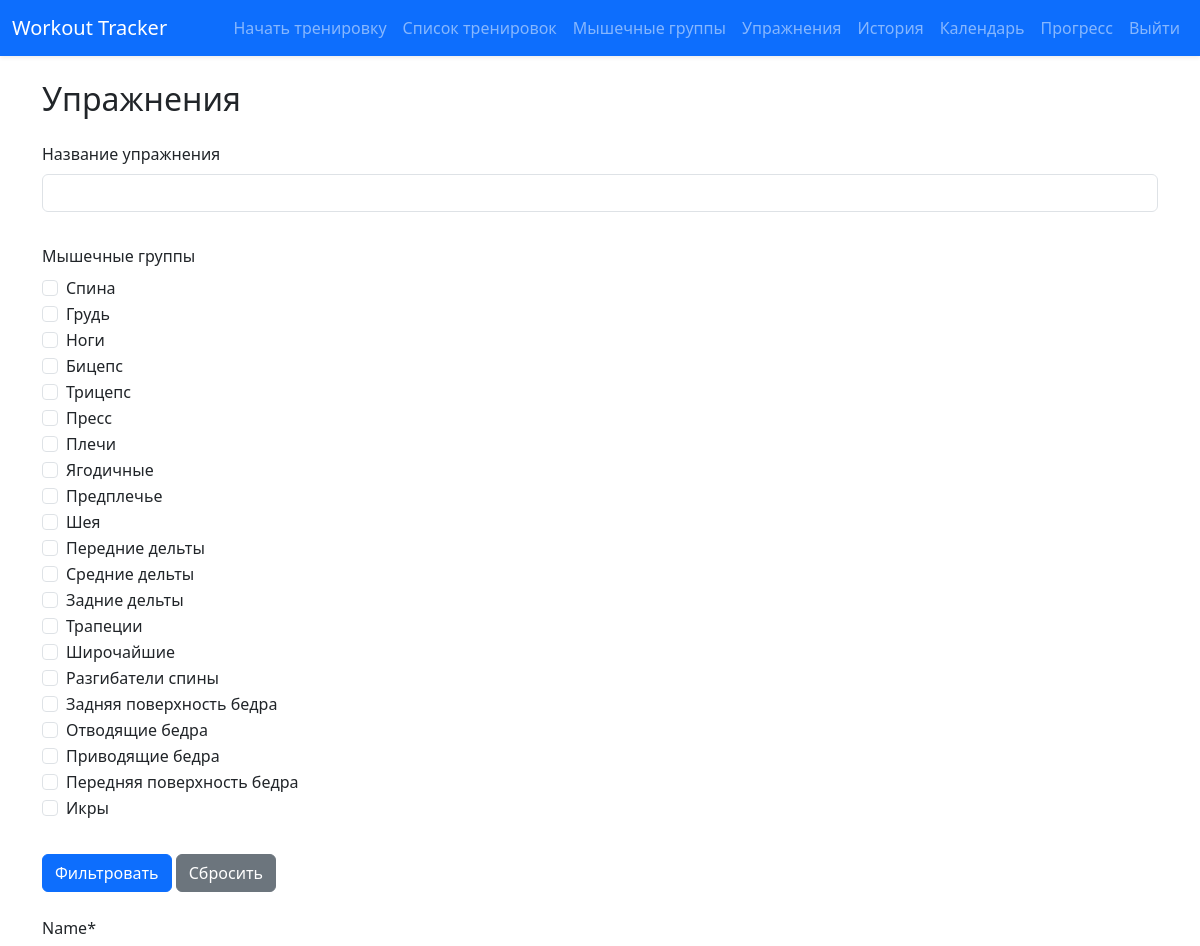
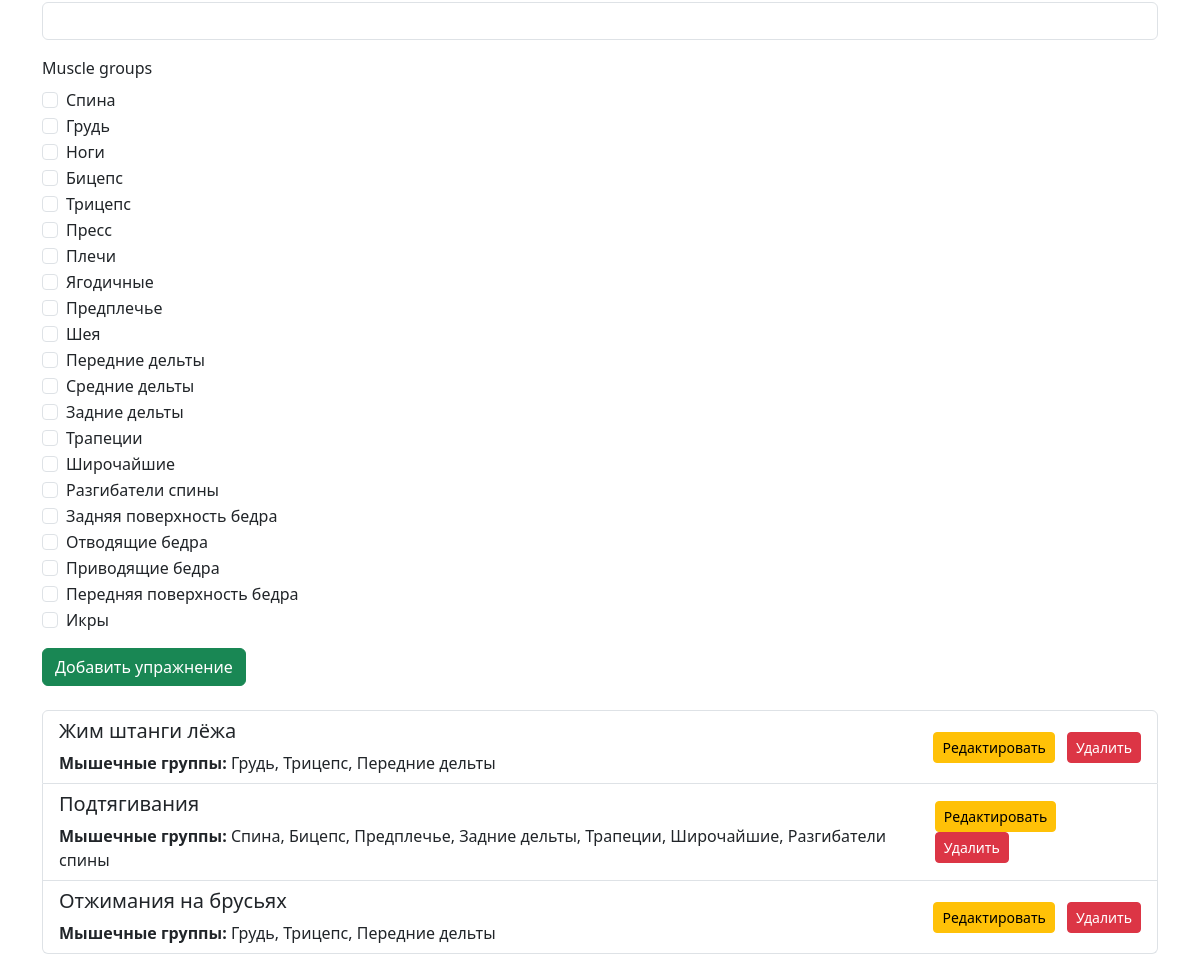
Page /exercises/ (signed in) on the committed database (2 pictures, top to bottom).
### tracker/models.py (models this page shows, shortened)
class MuscleGroup(models.Model):
    user = models.ForeignKey(User, on_delete=models.CASCADE)
    name = models.CharField(max_length=100)
    def __str__(self):
        return self.name

class Exercise(models.Model):
    user = models.ForeignKey(User, on_delete=models.CASCADE)
    name = models.CharField(max_length=100)
    muscle_groups = models.ManyToManyField(MuscleGroup)

### tracker/views.py (the view)
# urls.py: path('exercises/', views.exercises, name='exercises'),
@login_required
def exercises(request):
    exercise_filter = ExerciseFilter(request.GET, queryset=Exercise.objects.filter(user=request.user),
                                     user=request.user)
    if request.method == 'POST':
        form = ExerciseForm(request.POST, user=request.user)
        if form.is_valid():
            exercise = form.save(commit=False)
            exercise.user = request.user
            exercise.save()
            form.save_m2m()
            return redirect('exercises')
    else:
        form = ExerciseForm(user=request.user)
    return render(request, 'tracker/exercises.html', {'filter': exercise_filter, 'form': form})

### tracker/forms.py
class ExerciseForm(forms.ModelForm):
    muscle_groups = forms.ModelMultipleChoiceField(
        queryset=MuscleGroup.objects.none(),
        widget=forms.CheckboxSelectMultiple,
        required=False
    )
    class Meta:
        model = Exercise
        fields = ['name', 'muscle_groups']
    def __init__(self, *args, **kwargs):
        user = kwargs.pop('user')
        super(ExerciseForm, self).__init__(*args, **kwargs)
        self.fields['muscle_groups'].queryset = MuscleGroup.objects.filter(user=user)

### tracker/templates/tracker/exercises.html (shortened to what this page needs)
{% extends 'tracker/base.html' %}
{% load crispy_forms_tags %}
{% block content %}
    <h2 class="mb-4">Упражнения</h2>
    <div data-aos="fade-up">
        <form method="get" class="row g-3 mb-4">
            {{ filter.form|crispy }}
            <div class="col-auto">
                <button type="submit" class="btn btn-primary">Фильтровать</button>
                <a href="{% url 'exercises' %}" class="btn btn-secondary">Сбросить</a>
            </div>
        </form>
    </div>
    <div data-aos="fade-up">
        <form method="post" class="mb-4">
            {{ form|crispy }}
            <button type="submit" class="btn btn-success">Добавить упражнение</button>
        </form>
    </div>
    <div data-aos="fade-up">
        <ul class="list-group">
            {% for exercise in filter.qs %}
                <li class="list-group-item d-flex justify-content-between align-items-center">
                    <div>
                        <h5>{{ exercise.name }}</h5>
                        <p class="mb-0"><strong>Мышечные группы:</strong> {{ exercise.muscle_groups.all|join:", " }}</p>
                    </div>
                    <span>
                    <a href="{% url 'edit_exercise' exercise.id %}"
                       class="btn btn-sm btn-warning me-2">Редактировать</a>
                    <a href="{% url 'delete_exercise' exercise.id %}" class="btn btn-sm btn-danger">Удалить</a>
                </span>
                </li>
            {% empty %}
                <li class="list-group-item">Нет упражнений, соответствующих вашим критериям.</li>
            {% endfor %}
        </ul>
    </div>
{% endblock %}

### tracker/templates/tracker/base.html (style rules this page uses)
body { padding-top: 56px; }

### rows in the picture
Exercise: name "Жим штанги лёжа", muscle_groups.all "Грудь, Трицепс, Передние дельты"
Exercise: name "Подтягивания", muscle_groups.all "Спина, Бицепс, Предплечье, Задние дельты, Трапеции, Широчайшие, Разгибатели спины"
Exercise: name "Отжимания на брусьях", muscle_groups.all "Грудь, Трицепс, Передние дельты"
